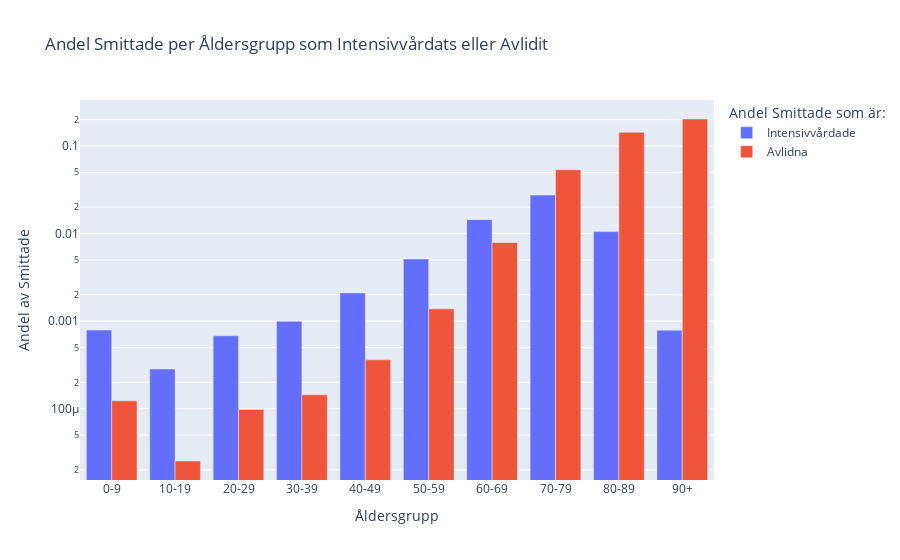

Source (notebook cell):
### Markdown cell above
# KPI: Mortality Rates, Intensive Care Patients 

Looking at intensive care patients and deaths based on amount of infected gives a better overview of how badly the virus affects people of different ages 

- We can see clearly that the mortality rate is much higher in people of higher ages  
- Younger people are less likely to receive intensive care, this is likely because they are not affected as badly
- Interestingly, individuals of higher age receive less intensive care even though the mortality rate keeps increasing  
This could potentially be because they are less able to seek help,  
Or because of prioritisations made in hospitals to treat patients with a higher chance of survival first when they are understaffed and unable to treat all patiens requiring care

### Code cell
# plotting relative amounts
fig = px.bar(
    df_andel,
    x="Åldersgrupp",
    y=["Intensivvårdade", "Avlidna"],
    barmode="group",
    log_y=True,
    labels={"value": "Andel av Smittade", "variable": "Andel Smittade som är:"},
    title="Andel Smittade per Åldersgrupp som Intensivvårdats eller Avlidit",
)

fig.write_html("Visualiseringar/E3_KPI_Mortality_Rate_Age.html")
fig.show()

### Figure 1 — Plotly figure (JSON) as saved in the notebook; plotly's stock layout.template omitted (floating-point values rounded to 4 significant figures)
{"data": [{"alignmentgroup": "True", "hovertemplate": "Andel Smittade som är:=Intensivvårdade<br>Åldersgrupp=%{x}<br>Andel av Smittade=%{y}<extra></extra>", "legendgroup": "Intensivvårdade", "marker": {"color": "#636efa", "pattern": {"shape": ""}}, "name": "Intensivvårdade", "offsetgroup": "Intensivvårdade", "orientation": "v", "showlegend": true, "textposition": "auto", "type": "bar", "x": ["0-9", "10-19", "20-29", "30-39", "40-49", "50-59", "60-69", "70-79", "80-89", "90+"], "xaxis": "x", "y": [0.0007894, 0.0002838, 0.000681, 0.0009971, 0.0021, 0.005105, 0.01441, 0.02749, 0.01052, 0.0007872], "yaxis": "y"}, {"alignmentgroup": "True", "hovertemplate": "Andel Smittade som är:=Avlidna<br>Åldersgrupp=%{x}<br>Andel av Smittade=%{y}<extra></extra>", "legendgroup": "Avlidna", "marker": {"color": "#EF553B", "pattern": {"shape": ""}}, "name": "Avlidna", "offsetgroup": "Avlidna", "orientation": "v", "showlegend": true, "textposition": "auto", "type": "bar", "x": ["0-9", "10-19", "20-29", "30-39", "40-49", "50-59", "60-69", "70-79", "80-89", "90+"], "xaxis": "x", "y": [0.0001231, 2.529e-05, 9.797e-05, 0.0001439, 0.0003623, 0.001382, 0.007897, 0.05344, 0.1431, 0.2032], "yaxis": "y"}], "layout": {"barmode": "group", "legend": {"title": {"text": "Andel Smittade som är:"}, "tracegroupgap": 0}, "title": {"text": "Andel Smittade per Åldersgrupp som Intensivvårdats eller Avlidit"}, "xaxis": {"anchor": "y", "domain": [0, 1], "title": {"text": "Åldersgrupp"}}, "yaxis": {"anchor": "x", "domain": [0, 1], "title": {"text": "Andel av Smittade"}, "type": "log"}}}
